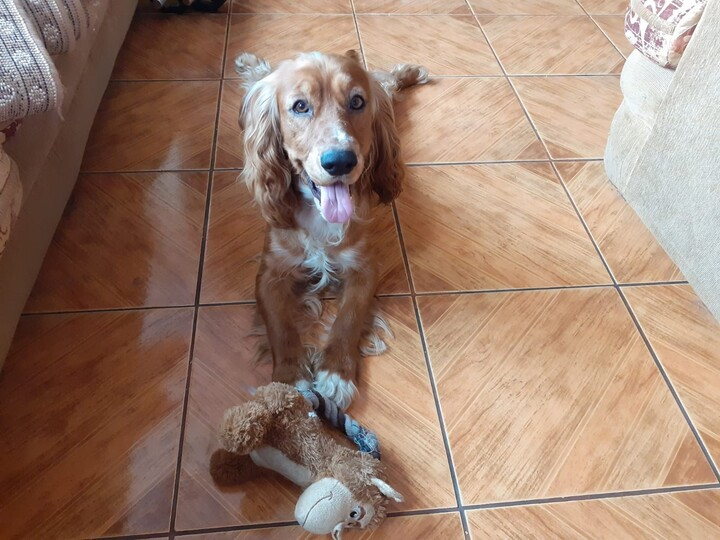
#> input picture Tarea 2 Detect-Rotate/imagenes/image.jpg, 720 x 540 px
$ python canalrojo.py
#> lines starting #> are read from the running program, lines starting #| are printed output that depends on the picture
import cv2
from pathlib import Path

current_directory = Path(__file__).resolve().parent
path = f"{current_directory}/imagenes/image.jpg"


# Carga la imagen
image = cv2.imread(path)
#> image is the input picture: shape (540, 720, 3); mean B, G, R 111.6, 128.1, 156.1
# Separa la imagen en sus 3 canales blue, green, red en escala de grises
b, g, r = cv2.split(image)
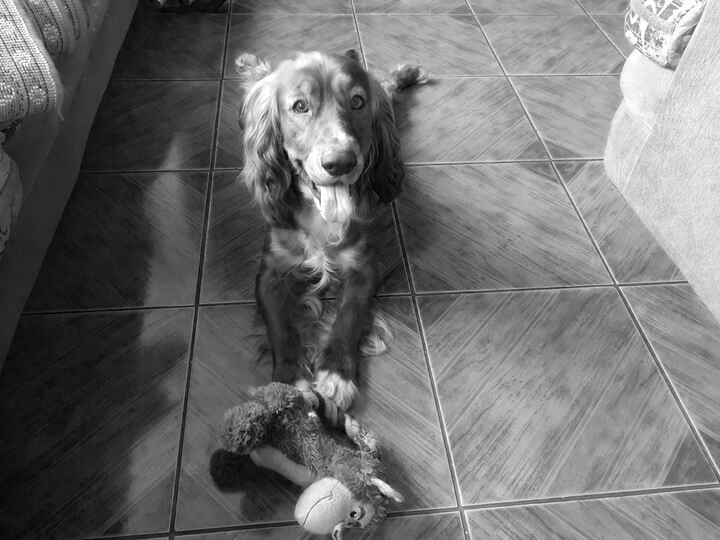
#> b: shape (540, 720); min 0, max 255, mean 111.6
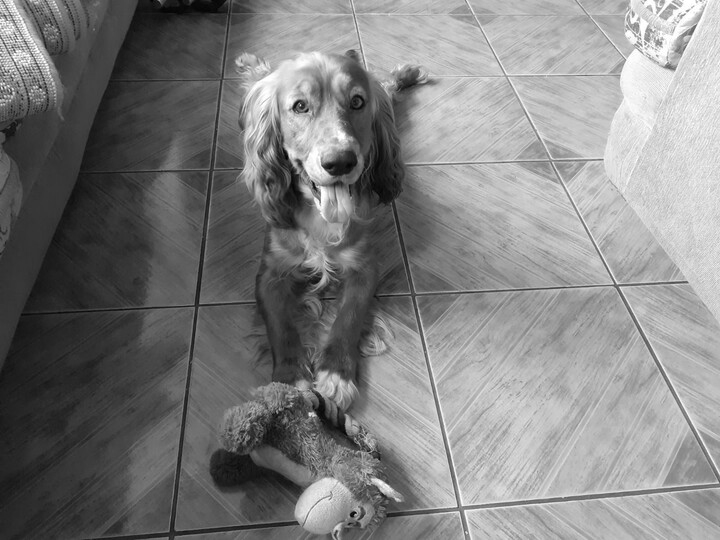
#> g: shape (540, 720); min 0, max 255, mean 128.1
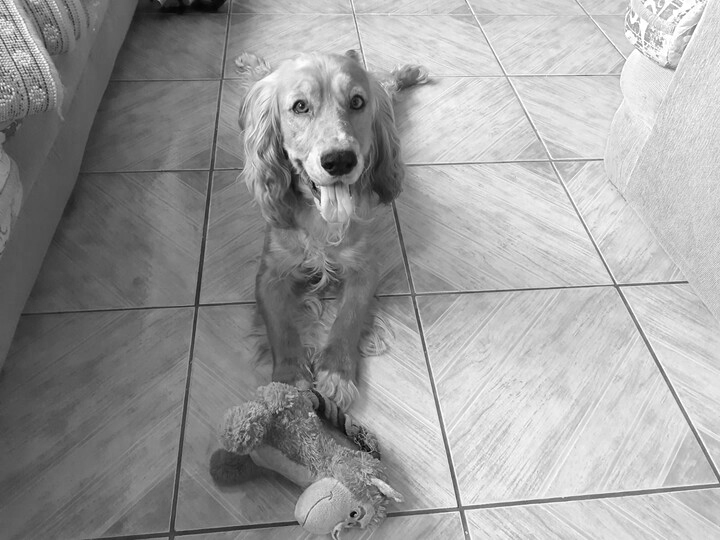
#> r: shape (540, 720); min 0, max 255, mean 156.1


# Crea una copia de la imagen solo con el canal rojo
red = image.copy()
red[:, :, 0] = 0
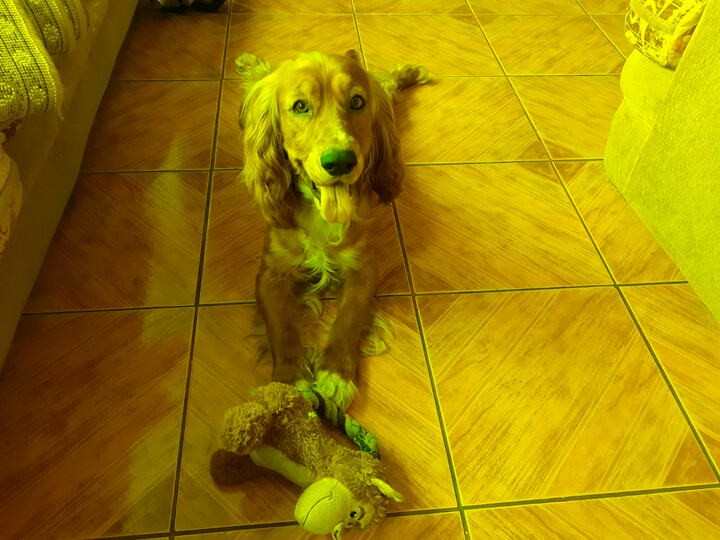
#> red: shape (540, 720, 3); mean B, G, R 0, 128.1, 156.1
red[:, :, 1] = 0
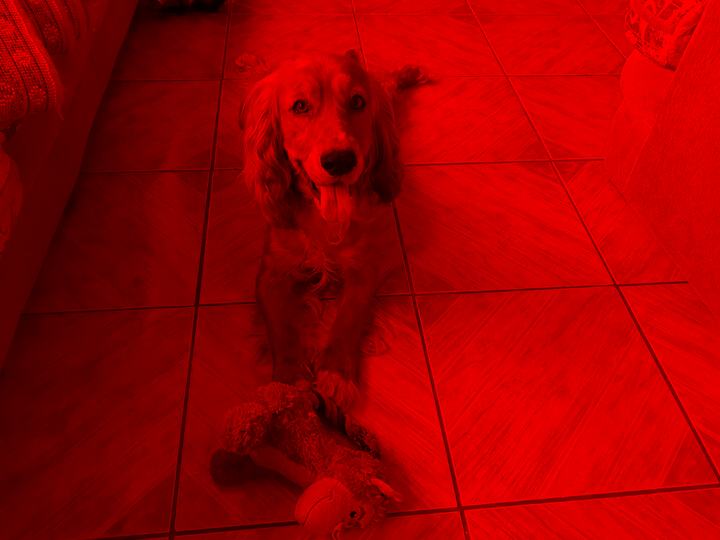
#> red: shape (540, 720, 3); mean B, G, R 0, 0, 156.1

# Muestra la imagen original
cv2.imshow("Original", image)
cv2.waitKey(0)  # Espera a que el usuario presione una tecla

# Muestra el canal rojo de la imagen en escala de grises
cv2.imshow("Canal rojo en escala de grises", r)
cv2.waitKey(0)  # Espera a que el usuario presione una tecla

cv2.imshow("Canal rojo 2", red)
cv2.waitKey(0)

cv2.destroyAllWindows()

$ run again, with Tarea 2 Detect-Rotate/imagenes/per.jpg copied over Tarea 2 Detect-Rotate/imagenes/image.jpg
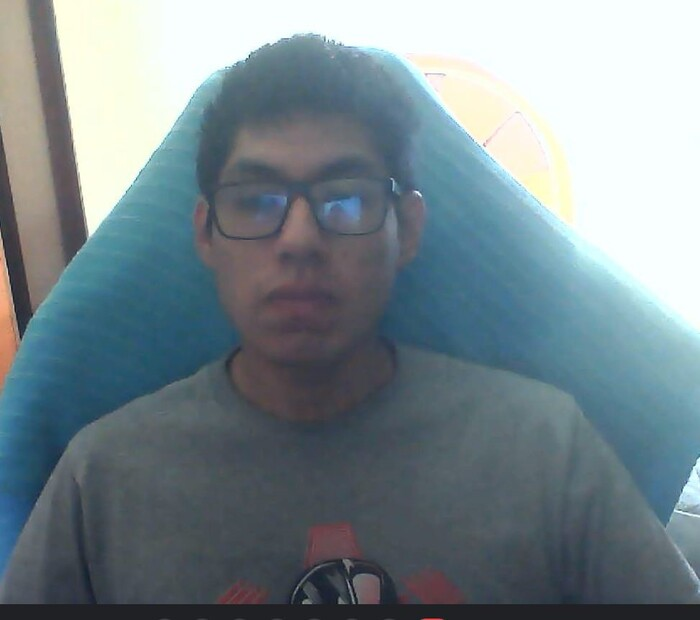
#> input picture Tarea 2 Detect-Rotate/imagenes/per.jpg, 700 x 620 px
#> image is the input picture: shape (620, 700, 3); mean B, G, R 141.5, 135.3, 120.5
#> `b, g, r = cv2.split(image)`:
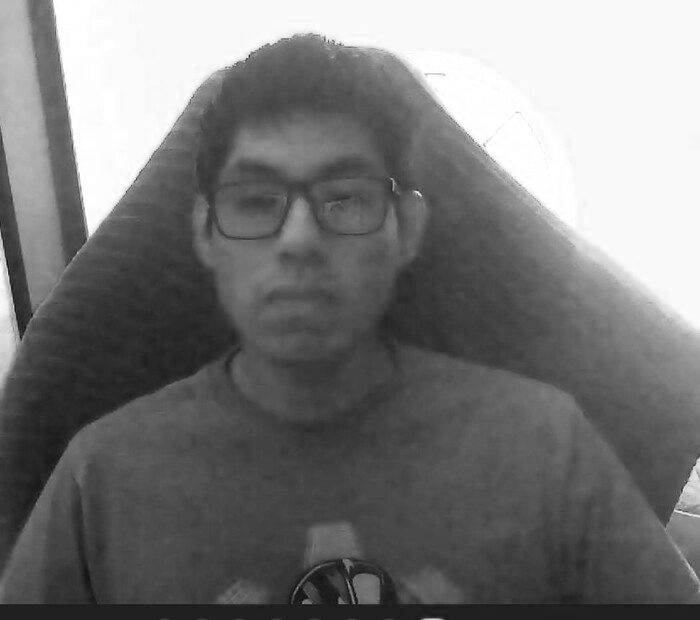
#> r: shape (620, 700); min 8, max 255, mean 120.5
#> `red[:, :, 1] = 0`:
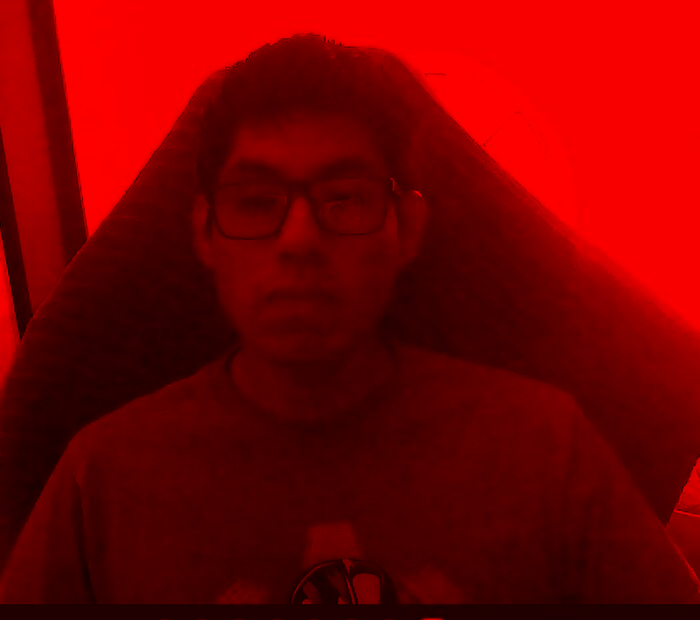
#> red: shape (620, 700, 3); mean B, G, R 0, 0, 120.5

$ run again, with Tarea 2 Detect-Rotate/imagenes/per2.jpg copied over Tarea 2 Detect-Rotate/imagenes/image.jpg
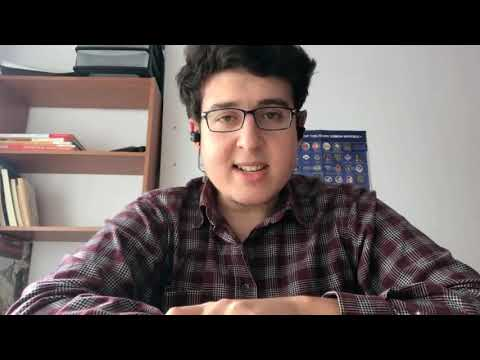
#> input picture Tarea 2 Detect-Rotate/imagenes/per2.jpg, 480 x 360 px
#> image is the input picture: shape (360, 480, 3); mean B, G, R 85.3, 86.7, 95.9
#> `red[:, :, 0] = 0`:
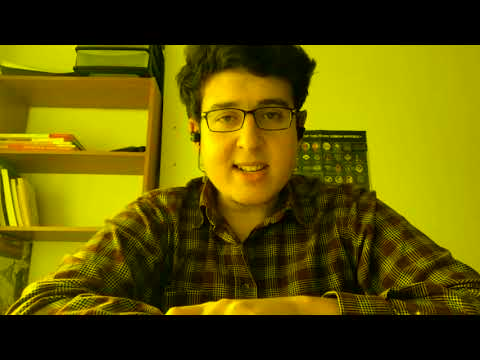
#> red: shape (360, 480, 3); mean B, G, R 0, 86.7, 95.9
#> `red[:, :, 1] = 0`:
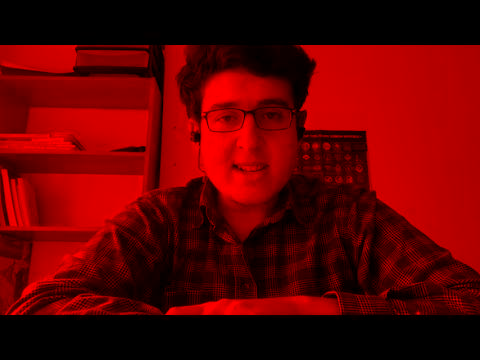
#> red: shape (360, 480, 3); mean B, G, R 0, 0, 95.9
